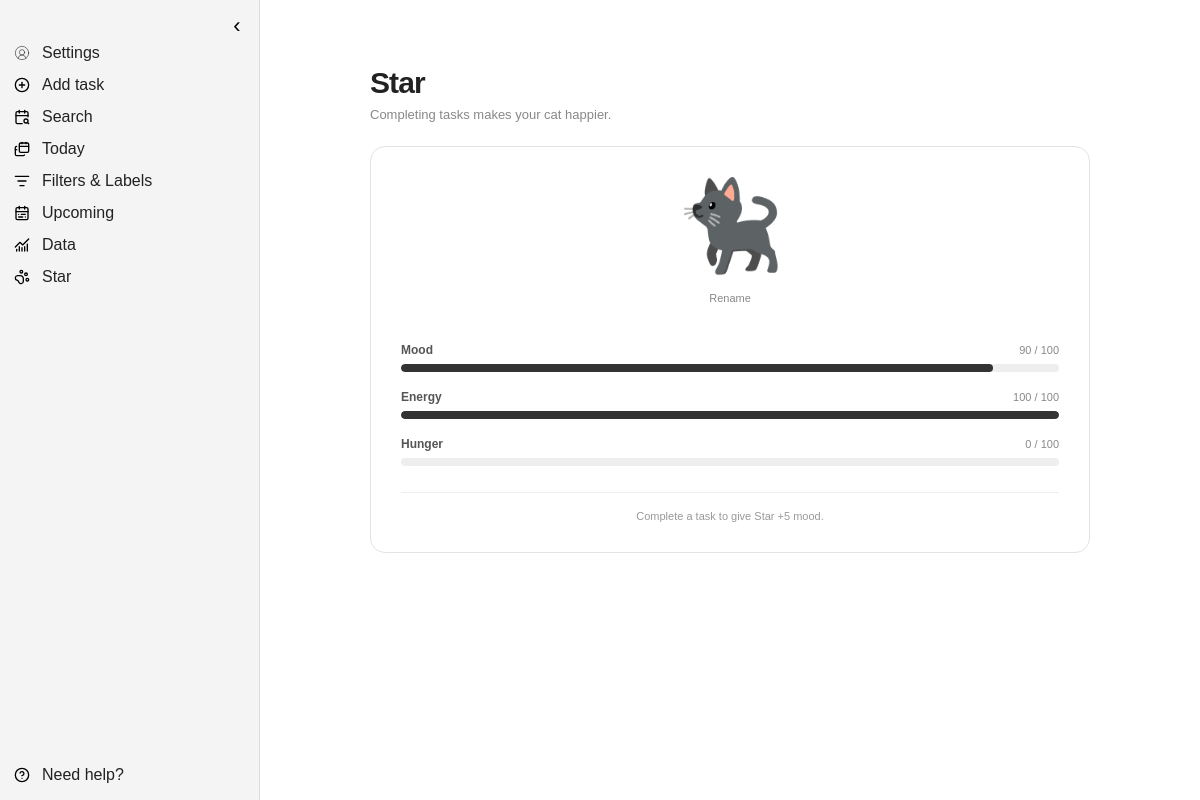
Before: /cat (signed in) with the older database file.
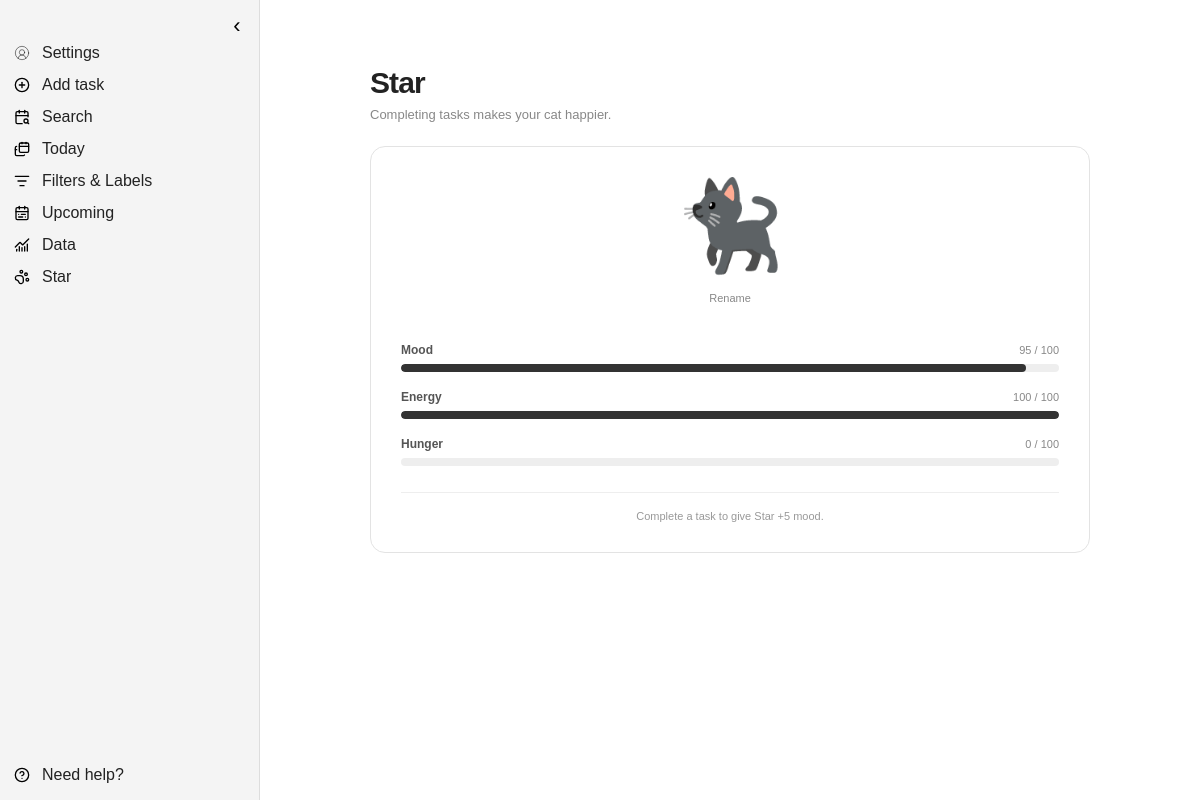
After: the same page with the newer database file.
### tables this page shows
CREATE TABLE cat (
            id INTEGER PRIMARY KEY AUTOINCREMENT,
            user_id INTEGER UNIQUE NOT NULL,
            cat_name TEXT NOT NULL,

            -- what the cat is doing at the moment
            status TEXT NOT NULL DEFAULT 'idle',

            -- keep these values between 0 and 100
            mood INTEGER NOT NULL DEFAULT 50
                CHECK (mood BETWEEN 0 AND 100),

            energy INTEGER NOT NULL DEFAULT 100
                CHECK (energy BETWEEN 0 AND 100),

            hunger INTEGER NOT NULL DEFAULT 0
                CHECK (hunger BETWEEN 0 AND 100),

            -- remember when the user last interacted with their cat
            last_interaction TIMESTAMP NOT NULL
                DEFAULT CURRENT_TIMESTAMP,

            equipped_item TEXT,
            cat_color TEXT,

            -- connect the cat to its owner
            FOREIGN KEY (user_id)
                REFERENCES users(id)
                ON DELETE CASCADE
        );

### routes/cat_routes.py (the view, shortened to what this page needs)
    @app.route(
        "/cat",
        methods=["GET", "POST"]
    )
    @login_required
    def cat():
        user_id = session["user_id"]
        create_cat_for_user(
            user_id
        )
        user_cat = get_cat_by_user(
            user_id
        )
        return render_template(
            "cat.html",
            cat=user_cat
        )

### app.py (called while the page is built)
@app.context_processor
def inject_global_task_modal_data():
    if "user_id" not in session:
        return {
            "global_task_tags": [],
            "cat_name": "Cat"
        }
    user_id = session["user_id"]
    user_cat = get_cat_by_user(
        user_id
    )
    return {
        "global_task_tags": get_tags_by_user(
            user_id
        ),
        "cat_name": (
            user_cat["cat_name"]
            if user_cat
            else "Cat"
        )
    }

### database/cats.py (called while the page is built, shortened)
def get_cat_by_user(user_id):
    connection = get_connection()
    cat = connection.execute(
        """
        SELECT *
        FROM cat
        WHERE user_id = ?
        """,
        (user_id,)
    ).fetchone()
    connection.close()
    return cat

def create_cat_for_user(
    user_id,
    cat_name="Cat"
):
    connection = get_connection()
    try:
        existing_cat = connection.execute(
            """
            SELECT id
            FROM cat
            WHERE user_id = ?
            """,
            (user_id,)
        ).fetchone()
        if existing_cat:
            return existing_cat["id"]
    except sqlite3.Error:
        connection.rollback()
        raise
    finally:
        connection.close()

### templates/cat.html (shortened to what this page needs)
{% extends "base.html" %}
{% block styles %}
<link
    rel="stylesheet"
    href="{{ url_for('static', filename='css/cat.css') }}"
>
{% endblock %}
{% block content %}
<main class="cat-page">
    <header class="cat-header">
        <h1>
            {{ cat["cat_name"] }}
        </h1>
        <p>
            Completing tasks makes your cat happier.
        </p>
    </header>
    <section class="cat-card">
        <div class="cat-main">
            <div
                class="cat-placeholder"
                aria-hidden="true"
            >
                🐈‍⬛
            </div>
            <button
                type="button"
                class="rename-cat-button"
                id="renameCatButton"
            >
                Rename
            </button>
        </div>
        <div class="cat-stats">
            <div class="cat-stat">
                <div class="cat-stat-header">
                    <span>
                        Mood
                    </span>
                    <strong>
                        {{ cat["mood"] }} / 100
                    </strong>
                </div>
                <div class="cat-stat-track">
                    <div
                        class="cat-stat-fill"
                        style="width: {{ cat['mood'] }}%;"
                    ></div>
                </div>
            </div>
            <div class="cat-stat">
                <div class="cat-stat-header">
                    <span>
                        Energy
                    </span>
                    <strong>
                        {{ cat["energy"] }} / 100
                    </strong>
                </div>
                <div class="cat-stat-track">
                    <div
                        class="cat-stat-fill"
                        style="width: {{ cat['energy'] }}%;"
                    ></div>
                </div>
            </div>
            <div class="cat-stat">
                <div class="cat-stat-header">
                    <span>
                        Hunger
                    </span>
                    <strong>
                        {{ cat["hunger"] }} / 100
                    </strong>
                </div>
                <div class="cat-stat-track">
                </div>
            </div>
        </div>
        <div class="cat-message">
            Complete a task to give
            {{ cat["cat_name"] }}
            +5 mood.
        </div>
    </section>
</main>
{% endblock %}

### templates/base.html (shortened to what the changed rows need)
<!DOCTYPE html>
<html lang="en">
<head>
    <link
        rel="stylesheet"
        href="{{ url_for('static', filename='css/base.css') }}"
    >
    <link
        rel="stylesheet"
        href="{{ url_for('static', filename='css/task_modal.css') }}"
    >
    {% block styles %}
    {% endblock %}
</head>
<body>
    <aside class="sidebar" id="sidebar">
        <nav class="sidebar-nav">
            <a
                class="nav-link"
                href="{{ url_for('cat') }}"
            >
                <img
                    class="nav-icon"
                    src="{{ url_for('static', filename='icons/cat.svg') }}"
                    alt=""
                >
                <span class="nav-text">
                    {{ cat_name | default('Cat') }}
                </span>
            </a>
        </nav>
    </aside>
    <main class="main-content">
        {% block content %}
        {% endblock %}
    </main>
</body>
</html>

Changed rows visible on the page:
changed cat "Star": mood "90" → "95"
